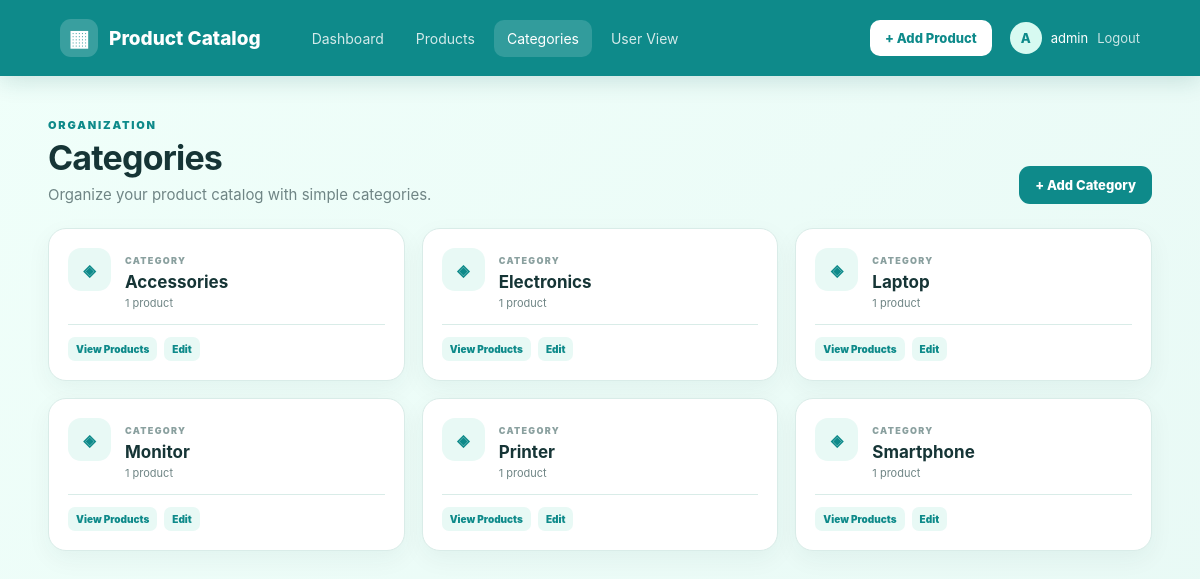
The app's page /categories.php (signed in) with its own data.
### tables this page shows
CREATE TABLE IF NOT EXISTS categories (
 id INT AUTO_INCREMENT PRIMARY KEY,
 category_name VARCHAR(100) NOT NULL UNIQUE,
 created_at TIMESTAMP DEFAULT CURRENT_TIMESTAMP
);

### categories.php (the view, shortened to what this page needs)
<?php
require "db.php";
$r = $conn->query("SELECT c.*, COUNT(p.id) product_count FROM categories c LEFT JOIN products p ON p.category_id=c.id GROUP BY c.id ORDER BY c.category_name");
?>
<!doctype html><html lang="en"><head><meta charset="UTF-8"><meta name="viewport" content="width=device-width,initial-scale=1.0"><title>Categories | Product Catalog</title><link rel="stylesheet" href="style.css"></head><body>
<header class="topbar"><a class="brand" href="index.php"><span class="brand-logo">▦</span><span>Product Catalog</span></a><nav class="nav-links"><a href="index.php">Dashboard</a><a href="products.php">Products</a><a class="active" href="categories.php">Categories</a><a href="user_view.php">User View</a></nav><div class="top-actions"><a class="add-top" href="add_product.php">+ Add Product</a><div class="user-menu"><span class="avatar">A</span><span><?= htmlspecialchars($_SESSION["username"]??"Admin") ?></span><a href="logout.php">Logout</a></div></div></header>
<main class="container"><div class="page-heading"><div><div class="eyebrow">ORGANIZATION</div><h1>Categories</h1><p>Organize your product catalog with simple categories.</p></div><a class="btn primary" href="add_category.php">+ Add Category</a></div><section class="category-grid">
<?php while($c=$r->fetch_assoc()): ?><article class="category-card"><div class="category-icon">◈</div><div><span class="category-label">CATEGORY</span><h3><?= htmlspecialchars($c["category_name"]) ?></h3><p><?= (int)$c["product_count"] ?> product</p></div><div class="category-actions"><a href="products.php?category=<?= (int)$c["id"] ?>">View Products</a><a href="edit_category.php?id=<?= (int)$c["id"] ?>">Edit</a></div></article><?php endwhile; ?></section></main></body></html>

### style.css (style rules this page uses)
:root { --teal:#0E8A8A;--teal-dark:#086d6d;--mint:#E8F9F5;--mint-2:#F0FFFA;--text:#163536;--muted:#6f8585;--border:#d9ece8;--white:#fff;--red:#d9535d;--amber:#d89019;--green:#1d9a68;--shadow:0 14px 35px rgba(14,138,138,.10) }
* { box-sizing:border-box }
body { margin:0;font-family:Inter,Segoe UI,Arial,sans-serif;color:var(--text);background:linear-gradient(135deg,var(--mint-2),var(--mint));min-height:100vh }
a { text-decoration:none;color:inherit }
.topbar { height:76px;background:var(--teal);display:flex;align-items:center;padding:0 5%;gap:28px;color:#fff;position:sticky;top:0;z-index:20;box-shadow:0 5px 22px rgba(7,87,87,.16) }
.brand { display:flex;align-items:center;gap:11px;font-weight:800;font-size:19px;white-space:nowrap }
.brand-logo { width:38px;height:38px;border-radius:11px;background:rgba(255,255,255,.18);display:grid;place-items:center;font-size:22px;color:#fff }
.nav-links { display:flex;align-items:center;gap:6px;margin-left:10px }
.nav-links a { padding:10px 13px;border-radius:10px;font-size:14px;color:rgba(255,255,255,.82) }
.nav-links a:hover,.nav-links a.active { background:rgba(255,255,255,.15);color:#fff }
.top-actions { margin-left:auto;display:flex;align-items:center;gap:18px }
.add-top { background:#fff;color:var(--teal);font-weight:800;padding:10px 15px;border-radius:10px;font-size:13px }
.user-menu { display:flex;align-items:center;gap:9px;font-size:13px }
.user-menu>a:last-child { color:rgba(255,255,255,.78) }
.avatar { width:32px;height:32px;border-radius:50%;display:grid;place-items:center;background:#d7faf1;color:var(--teal);font-weight:800 }
.container { width:min(1180px,92%);margin:0 auto;padding:42px 0 70px }
.hero-panel h1,.page-heading h1 { margin:5px 0 7px;font-size:34px;letter-spacing:-.8px }
.hero-panel p,.page-heading p { margin:0;color:var(--muted);font-size:15px }
.eyebrow { font-size:11px;font-weight:900;letter-spacing:1.8px;color:var(--teal) }
.page-heading { display:flex;justify-content:space-between;align-items:flex-end;gap:20px;margin-bottom:24px }
.btn { border:0;cursor:pointer;display:inline-flex;align-items:center;justify-content:center;gap:7px;padding:11px 16px;border-radius:11px;font-weight:800;font-size:13px }
.btn.primary { background:var(--teal);color:#fff }
.category-grid { display:grid;grid-template-columns:repeat(3,1fr);gap:17px }
.category-card { background:#fff;border:1px solid var(--border);border-radius:18px;padding:19px;display:grid;grid-template-columns:auto 1fr;gap:14px;box-shadow:0 8px 24px rgba(22,53,54,.05) }
.category-icon { width:43px;height:43px;border-radius:13px;background:var(--mint);color:var(--teal);display:grid;place-items:center;font-weight:900 }
.category-label { font-size:9px;letter-spacing:1.3px;color:#8aa09f;font-weight:900 }
.category-card h3 { margin:4px 0;font-size:17px }
.category-card p { margin:0;color:var(--muted);font-size:11px }
.category-actions { grid-column:1/-1;border-top:1px solid var(--border);padding-top:12px;display:flex;gap:7px;flex-wrap:wrap }
.category-actions a { font-size:10px;font-weight:900;background:var(--mint);color:var(--teal);padding:6px 8px;border-radius:7px }

### records on screen
categories: category_name "Accessories", product_count "1"
categories: category_name "Electronics", product_count "1"
categories: category_name "Laptop", product_count "1"
categories: category_name "Monitor", product_count "1"
categories: category_name "Printer", product_count "1"
categories: category_name "Smartphone", product_count "1"

### other values on screen
$_SESSION["username"] "admin"
